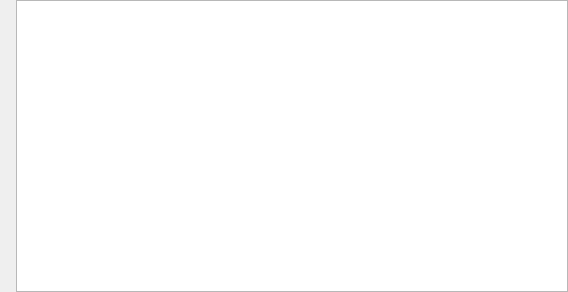
<?xml version="1.0" encoding="UTF-8"?>
<ui version="4.0">
 <class>TabContainer</class>
 <widget class="QWidget" name="TabContainer">
  <property name="geometry">
   <rect>
    <x>0</x>
    <y>0</y>
    <width>568</width>
    <height>292</height>
   </rect>
  </property>
  <property name="sizePolicy">
   <sizepolicy hsizetype="Expanding" vsizetype="Expanding">
    <horstretch>0</horstretch>
    <verstretch>0</verstretch>
   </sizepolicy>
  </property>
  <property name="windowTitle">
   <string>Form</string>
  </property>
  <layout class="QGridLayout" name="gridLayout">
   <property name="margin">
    <number>0</number>
   </property>
   <item row="0" column="2">
    <layout class="QVBoxLayout" name="verticalLayout">
     <item>
      <widget class="TreeView" name="treeView">
       <property name="sizePolicy">
        <sizepolicy hsizetype="Expanding" vsizetype="Expanding">
         <horstretch>0</horstretch>
         <verstretch>1</verstretch>
        </sizepolicy>
       </property>
      </widget>
     </item>
    </layout>
   </item>
   <item row="0" column="1">
    <layout class="QVBoxLayout" name="verticalLayout_2">
     <item>
      <widget class="DayNavigatorWidget" name="dayNavigator" native="true">
       <property name="sizePolicy">
        <sizepolicy hsizetype="Minimum" vsizetype="Expanding">
         <horstretch>0</horstretch>
         <verstretch>0</verstretch>
        </sizepolicy>
       </property>
       <property name="minimumSize">
        <size>
         <width>10</width>
         <height>10</height>
        </size>
       </property>
      </widget>
     </item>
    </layout>
   </item>
  </layout>
 </widget>
 <customwidgets>
  <customwidget>
   <class>DayNavigatorWidget</class>
   <extends>QWidget</extends>
   <header>daynavigatorwidget.h</header>
   <container>1</container>
  </customwidget>
  <customwidget>
   <class>TreeView</class>
   <extends>QTreeView</extends>
   <header>../mvc/treeview.h</header>
  </customwidget>
 </customwidgets>
 <resources>
  <include location="../icons.qrc"/>
 </resources>
 <connections/>
</ui>
